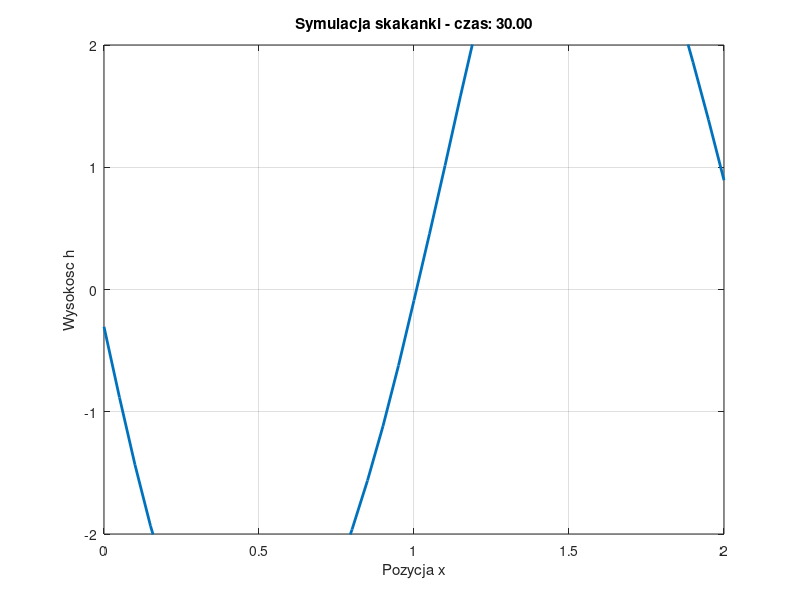

Here is the MATLAB script that generated this plot:
L = 2;           
c = 1;            
T_max = 30;      
dx = 0.05;       
dt = 0.01;

x = 0:dx:L;
n = length(x);
r = (c * dt) / dx;

aktualny = zeros(1, n); 
przeszly = zeros(1, n);
przyszly = zeros(1, n);

figure;
h_plot = plot(x, aktualny, 'LineWidth', 2);
axis([0 L -2 2]); 
grid on;
xlabel('Pozycja x');
ylabel('Wysokosc h');

t_steps = T_max / dt;

for k = 1:t_steps
    t_now = k * dt;
    
    for i = 2:n-1
        przyszly(i) = r^2 * (aktualny(i-1) + aktualny(i+1)) + ...
                      2 * (1 - r^2) * aktualny(i) - przeszly(i);
    end
    
    % Lewy koniec
    przyszly(1) = sin(2 * t_now);
    
    % Prawy koniec
    przyszly(n) = sin(3 * t_now);
    
    % Przesuniecie w czasie
    przeszly = aktualny;
    aktualny = przyszly;
    
    if mod(k, 15) == 0
        set(h_plot, 'YData', aktualny);
        title(['Symulacja skakanki - czas: ', num2str(t_now, '%.2f')]);
        drawnow;
    end
end
